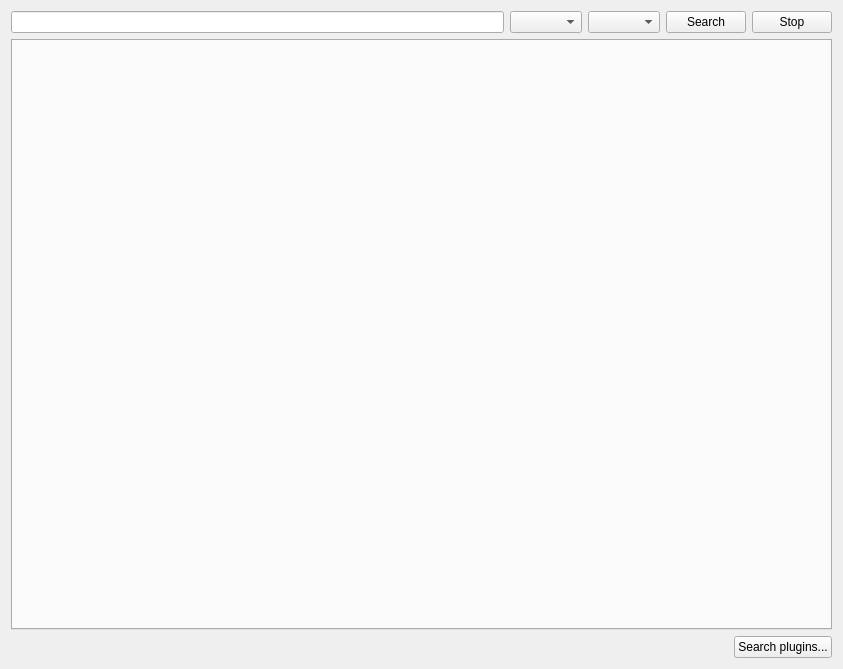
<?xml version="1.0" encoding="UTF-8"?>
<ui version="4.0">
 <class>SearchWidget</class>
 <widget class="QWidget" name="SearchWidget">
  <property name="geometry">
   <rect>
    <x>0</x>
    <y>0</y>
    <width>843</width>
    <height>669</height>
   </rect>
  </property>
  <property name="windowTitle">
   <string>Search</string>
  </property>
  <layout class="QVBoxLayout" name="verticalLayout_3">
   <item>
    <layout class="QHBoxLayout" name="searchBarLayout">
     <item>
      <widget class="LineEdit" name="lineEditSearchPattern"/>
     </item>
     <item>
      <widget class="QComboBox" name="comboCategory">
       <property name="sizePolicy">
        <sizepolicy hsizetype="Preferred" vsizetype="Preferred">
         <horstretch>0</horstretch>
         <verstretch>0</verstretch>
        </sizepolicy>
       </property>
      </widget>
     </item>
     <item>
      <widget class="QComboBox" name="selectPlugin">
       <property name="sizePolicy">
        <sizepolicy hsizetype="Preferred" vsizetype="Preferred">
         <horstretch>0</horstretch>
         <verstretch>0</verstretch>
        </sizepolicy>
       </property>
      </widget>
     </item>
     <item>
      <widget class="QPushButton" name="searchButton">
       <property name="sizePolicy">
        <sizepolicy hsizetype="Minimum" vsizetype="Preferred">
         <horstretch>0</horstretch>
         <verstretch>0</verstretch>
        </sizepolicy>
       </property>
       <property name="text">
        <string>Search</string>
       </property>
      </widget>
     </item>
     <item>
      <widget class="QPushButton" name="stopButton">
       <property name="text">
        <string>Stop</string>
       </property>
      </widget>
     </item>
    </layout>
   </item>
   <item>
    <widget class="QStackedWidget" name="stackedPages">
     <property name="currentIndex">
      <number>1</number>
     </property>
     <widget class="QWidget" name="emptyPage">
      <layout class="QVBoxLayout" name="verticalLayout">
       <property name="leftMargin">
        <number>0</number>
       </property>
       <property name="topMargin">
        <number>0</number>
       </property>
       <property name="rightMargin">
        <number>0</number>
       </property>
       <property name="bottomMargin">
        <number>0</number>
       </property>
       <item>
        <widget class="QLabel" name="label">
         <property name="text">
          <string>There aren't any search plugins installed.
Click the &quot;Search plugins...&quot; button at the bottom right of the window to install some.</string>
         </property>
         <property name="alignment">
          <set>Qt::AlignmentFlag::AlignCenter</set>
         </property>
        </widget>
       </item>
      </layout>
     </widget>
     <widget class="QWidget" name="searchPage">
      <layout class="QVBoxLayout" name="verticalLayout_2">
       <property name="leftMargin">
        <number>0</number>
       </property>
       <property name="topMargin">
        <number>0</number>
       </property>
       <property name="rightMargin">
        <number>0</number>
       </property>
       <property name="bottomMargin">
        <number>0</number>
       </property>
       <item>
        <widget class="QTabWidget" name="tabWidget">
         <property name="usesScrollButtons">
          <bool>true</bool>
         </property>
         <property name="tabsClosable">
          <bool>true</bool>
         </property>
         <property name="movable">
          <bool>true</bool>
         </property>
        </widget>
       </item>
      </layout>
     </widget>
    </widget>
   </item>
   <item>
    <layout class="QHBoxLayout" name="layout2">
     <item>
      <spacer name="spacer2">
       <property name="orientation">
        <enum>Qt::Orientation::Horizontal</enum>
       </property>
       <property name="sizeHint" stdset="0">
        <size>
         <width>0</width>
         <height>0</height>
        </size>
       </property>
      </spacer>
     </item>
     <item>
      <widget class="QPushButton" name="pluginsButton">
       <property name="text">
        <string>Search plugins...</string>
       </property>
      </widget>
     </item>
    </layout>
   </item>
  </layout>
 </widget>
 <customwidgets>
  <customwidget>
   <class>LineEdit</class>
   <extends>QLineEdit</extends>
   <header>gui/lineedit.h</header>
  </customwidget>
 </customwidgets>
 <resources/>
 <connections/>
</ui>
